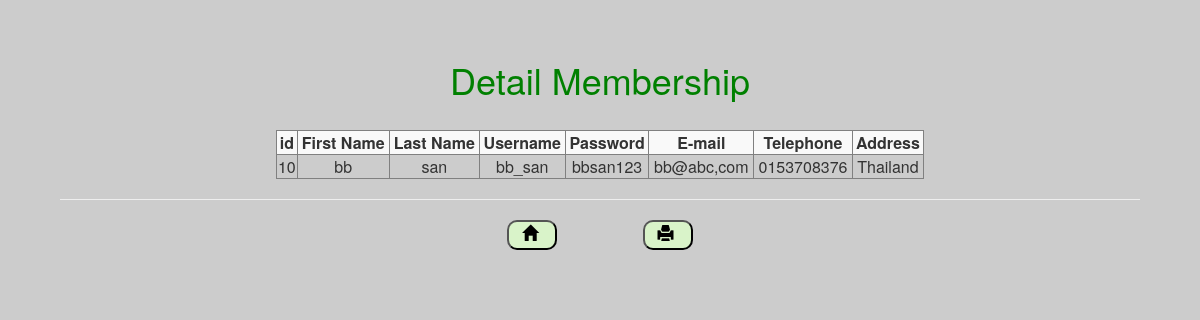
Page /detail.php?id=10 on the committed database.
### tables this page shows
CREATE TABLE `tbmember` (
  `mem_id` int(10) NOT NULL,
  `fname` varchar(20) NOT NULL,
  `lname` varchar(20) NOT NULL,
  `username` varchar(20) NOT NULL,
  `password` varchar(20) NOT NULL,
  `email` varchar(30) NOT NULL,
  `tel` varchar(10) NOT NULL,
  `address` varchar(50) NOT NULL
);

### detail.php (the view, shortened to what this page needs)
<?php
include ("conn.php");
$sqli= "SELECT mem_id,fname,lname,username,password,email,tel,address
        FROM tbmember where mem_id ='".$_GET['id']."'";
$result = mysqli_query($conn,$sqli);
?>
<html>
    <head>
<link rel="stylesheet" href="https://maxcdn.bootstrapcdn.com/bootstrap/3.4.1/css/bootstrap.min.css">
    </head>
<body>
<center>
<h1>Detail Membership</h1> <br>
<center>
<table border="1" class="table-striped">
        <tr >
            <th><center>id </center></th>
            <th><center>First Name </center></th>
            <th><center>Last Name </center></th>
            <th><center>Username </center></th>
            <th><center>Password </center></th>
            <th><center>E-mail </center></th>
            <th><center>Telephone</center></th>
            <th><center>Address </center></th>
        </tr>
        <?php
            while($row=mysqli_fetch_assoc($result)){
        ?>
        <tr>
            <td><center><?php echo $row["mem_id"];?> </center></td>
            <td><center><?php echo $row["fname"];?> </center></td>
            <td><center><?php echo $row["lname"];?> </center></td>
            <td><center><?php echo $row["username"];?> </center></td>
            <td><center><?php echo $row["password"];?> </center></td>
            <td><center><?php echo $row["email"];?> </center></td>
            <td><center><?php echo $row["tel"];?> </center></td>
            <td><center><?php echo $row["address"];?> </center></td>
        </tr>
    <?php
        }
    ?>
    </table>
    <hr>
    <button onclick="document.location='member.php'">&nbsp<span class="glyphicon glyphicon-home" ></span> &nbsp </button>
        <button type="button" id=print onclick="window.print();">&nbsp<span class="glyphicon glyphicon-print" ></span> &nbsp </button>
    </center>
</body>
</html>

### detail.php (style rules this page uses)
body { margin:5%; background-image: url("https://powerpointboy.com/wp-content/uploads/2019/02/mail-sub-bg.png"); background-color: #cccccc; }
table { width: 60%; }
h1 { color:green; }
button { width: 50px; height: 30px; background-color: rgb(217, 243, 201); border-radius: 10px; font-size: 16px; color: black; }

### rows in the picture
tbmember: mem_id "10", fname "bb", lname "san", username "bb_san", password "bbsan123", email "bb@abc,com", tel "0153708376", address "Thailand"
